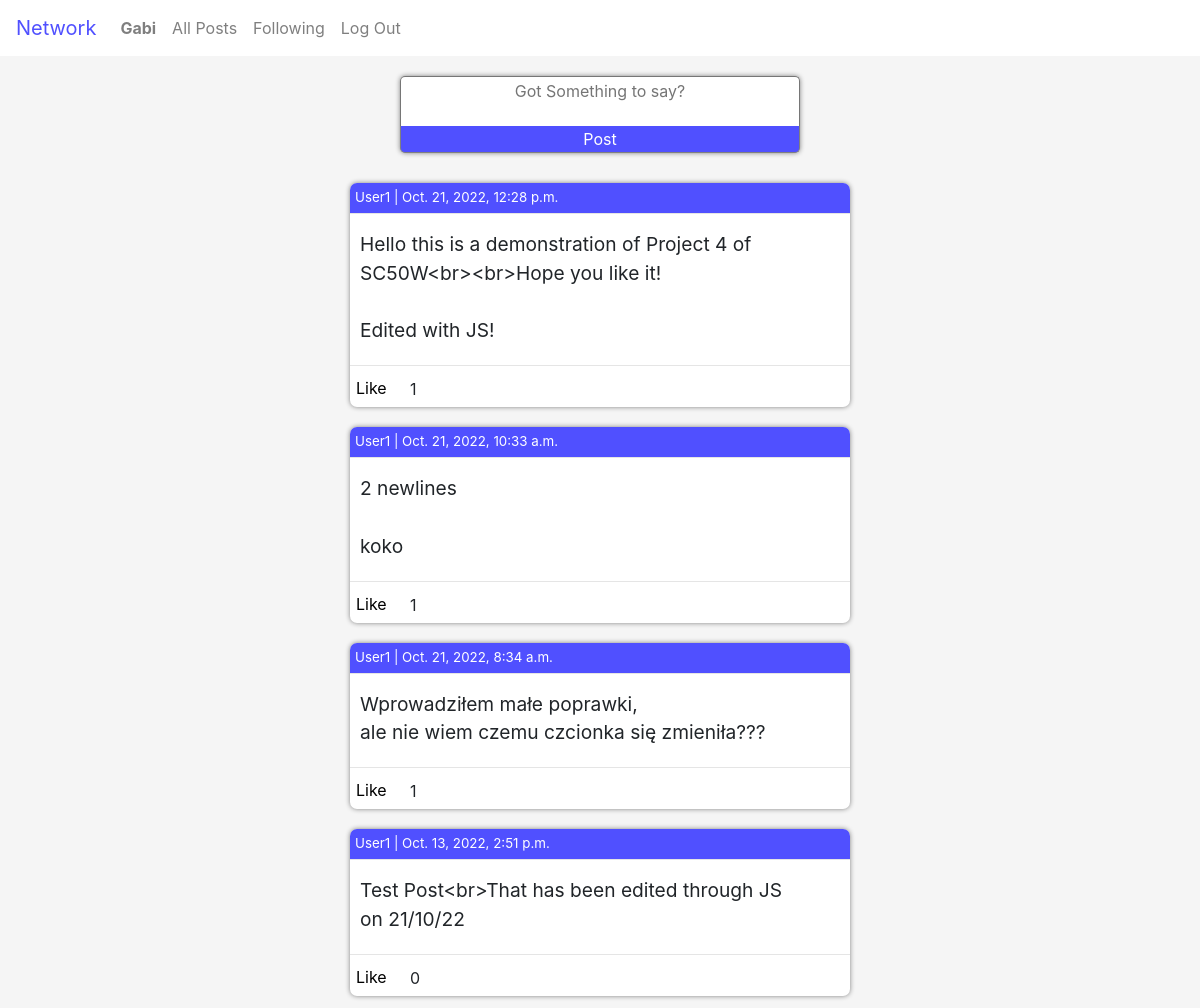
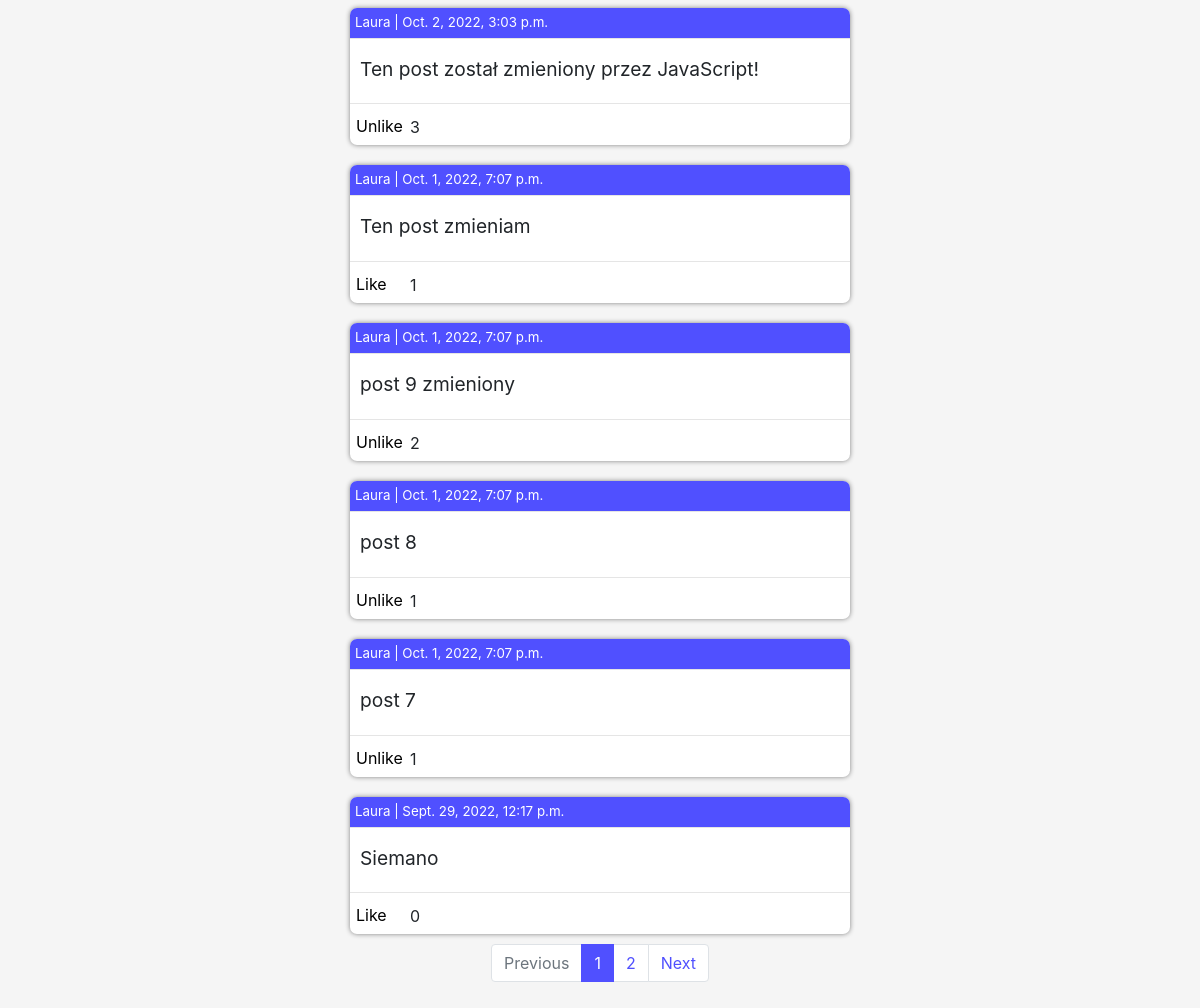
Screenshot of / (signed in) with the database file from the repository (2 pictures, top to bottom).
### network/models.py (models this page shows)
class User(AbstractUser):
    is_following = models.ManyToManyField('self', symmetrical=False, related_name='followed_by')
    followers = models.ManyToManyField('self', symmetrical=False)
    def __str__(self):
        return f'{self.username}'

class Post(models.Model):
    poster = models.ForeignKey(User, on_delete=models.CASCADE, related_name='posts')
    timestamp = models.DateTimeField(auto_now_add=True)
    body = models.TextField(max_length=300)
    likes = models.ManyToManyField(User, related_name='likes')

### network/views.py (the view, shortened to what this page needs)
# urls.py: path("", views.index, name="index"),
def index(request):
    post_form = PostForm()
    posts = Post.objects.all().order_by('-timestamp')
    paginator = Paginator(posts, 10)
    page_number = request.GET.get('page')
    page_obj = paginator.get_page(page_number)
    context = {
       'post_form': post_form,
       'page_obj': page_obj,
       'type':'index'
    }
    return render(request, "network/index.html", context)

### network/forms.py
class PostForm(ModelForm):
  class Meta:
    model = Post
    fields = ['body']
    labels = {
      'body': ''
    }
    widgets = {
      'body' : Textarea(attrs=
                        {'cols': 40,
                        'rows': 10,
                        'placeholder' : 'Got Something to say?'
                        })
    }

### network/templates/network/index.html (shortened to what this page needs)
{% extends "network/layout.html" %}
{% block body %}
    {% if type == 'index' %}
    <div id="post_form_container">
        <form action='' method='post' id='post_form_html'>
            {{post_form}}
            <input type='submit' value="Post" id='post_button'>
        </form>
    </div>
    {% endif %}
    <div id='feed'>
    {% for post in page_obj %}
        <div class='post'>
            <div class='poster'>
                <p class='poster_text'>
                <a href='{% url 'profile'  post.poster.id %}' class='profile_link'>{{post.poster}}</a>
                | {{post.timestamp}}
                </p>
            </div>
            <hr>
            <div class='post_body' id='post_div_{{ post.id }}'>
                <p class='post_body_text' id='post_{{ post.id }}'>{{post.body|linebreaksbr}}</p>
            </div>
            <hr>
            <div class='post_likes'>
                {% if request.user.is_authenticated %}
                    {% if request.user in post.likes.all %}
                        <button class='like_button' id='like_button_{{post.id}}'>Unlike</button>
                        <p class='likes' id='likes_{{post.id}}'>{{ post.likes.all.count }}</p>
                        {% elif request.user not in post.likes.all %}
                        <button class='like_button' id='like_button_{{post.id}}'>Like</button>
                        <p class='likes' id='likes_{{post.id}}'>{{ post.likes.all.count }}</p>
                    {% endif %}
                {% else %}
                    <p class='likes' id='likes_{{post.id}}' style ="position:static/">{{ post.likes.all.count }}</p>
                {% endif %}
            </div>
        </div>
    {% endfor %}
    <nav aria-label="Posts page navigation ">
        <ul class="pagination">
            {% if page_obj.has_previous%}
            <li class="page-item"><a class="page-link" href="?page={{ page_obj.previous_page_number }}">Previous</a></li>
            <li class="page-item"><a class="page-link" href="?page=1">1</a></li>
            {% else %}
            <li class="page-item disabled"><span class="page-link">Previous</span></li>
            {% endif %}
            <li class="page-item active"><span class="page-link" href="#">{{ page_obj.number }}</a></li>
            {% if page_obj.has_next %}
            <li class="page-item"><a class="page-link" href="?page={{ page_obj.next_page_number }}">{{ page_obj.next_page_number}}</a></li>
            <li class="page-item"><a class="page-link" href="?page={{ page_obj.paginator.num_pages }}">Next</a></li>
            {% else %}
            <li class="page-item disabled"><span class="page-link">Next</span></li>
            {% endif %}
        </ul>
    </nav>
    </div>
{% endblock %}

### network/templates/network/layout.html (shortened to what this page needs)
{% load static %}
<!DOCTYPE html>
<html lang="en">
    <head>
        <link rel="stylesheet" href="https://cdn.jsdelivr.net/npm/bootstrap@4.3.1/dist/css/bootstrap.min.css">
        <link href="{% static 'network/styles.css' %}" rel="stylesheet">
    </head>
    <body>
        <nav class="navbar navbar-expand-lg navbar-light">
            <a class="navbar-brand" href="{% url 'index' %}">Network</a>
            <div>
              <ul class="navbar-nav mr-auto">
                {% if user.is_authenticated %}
                    <li class="nav-item">
                        <a class="nav-link" href="{% url 'profile' request.user.id %}"><strong>{{ request.user.username }}</strong></a>
                    </li>
                {% endif %}
                <li class="nav-item">
                  <a class="nav-link" href="{% url 'index' %}">All Posts</a>
                </li>
                {% if user.is_authenticated %}
                    <li class="nav-item">
                        <a class="nav-link" href="{% url 'following' %}">Following</a>
                    </li>
                    <li class="nav-item">
                        <a class="nav-link" href="{% url 'logout' %}">Log Out</a>
                    </li>
                {% endif %}
              </ul>
            </div>
          </nav>
        <div class="body">
            {% block body %}
            {% endblock %}
        </div>
    </body>
</html>

### network/static/network/styles.css (style rules this page uses)
hr { margin-top:0 }
.navbar-light .navbar-brand { color:rgb(80, 80, 255) }
.page-item.active .page-link { background-color:rgb(80, 80, 255); border-color:rgb(80, 80, 255); }
.page-link { color: rgb(80, 80, 255); transition: 0.5s; }
#post_form_container { padding: 20px; justify-content: center; display:flex; background-color: whitesmoke; }
#id_body { border-radius:5px 5px 0 0 ; width: 400px; transition-duration: 1s; resize: none; height: 50px; display:block; border-bottom:none; text-align: center; }
#post_form_html { display:flex; justify-content: center; flex-direction: column; box-shadow: 0 0 5px gray; border-radius: 5px; }
#post_button { border-radius: 0 0 5px 5px; border:1px solid gray; border-top:none; position: relative; background-color: rgb(80, 80, 255); color:white }
#feed { padding:0 300px 10px 300px; justify-content: center; align-items: center; display: flex; flex-direction: column; background-color: whitesmoke; margin-bottom:0; }
.post { background-color: white; box-shadow:0 0 5px gray; width:500px; height:auto; min-height: 100px; margin:10px; overflow-wrap: break-word; border-radius:7px; padding:none; }
.poster { font-size: smaller; margin-bottom: none; background-color: rgb(80, 80, 255); border-radius: 7px 7px 0 0 ; padding: 5px; }
.poster_text { margin-bottom: 0; color:white }
.post_body { font-size: larger; position:relative; padding: 0 10px 0 10px; }
.post_body_text { margin: 0 0 20px 0; white-space: pre-wrap; }
.post_likes { bottom:0px; height:25px; position:relative; display:flex; flex-direction: row; margin-top:0; }
.like_button { height:25px; border:none; border-radius:0 5px 0 5px; position:absolute; left:0; background-color: transparent; transition-duration: 0.5s; bottom: 7px }
.likes { position:absolute; left:55px; padding-left:5px; bottom: -10px }
.profile_link { color:white; transition-duration: 0.5s; }

### rows the page displays
User: user.username "Gabi"
Post: poster "User1", timestamp "Oct. 21, 2022, 12:28 p.m.", body "Hello this is a demonstration of Project 4 of SC50W<br><br>Hope you like it! Edited with JS!", likes.all.count "1"
Post: poster "User1", timestamp "Oct. 21, 2022, 10:33 a.m.", body "2 newlines koko", likes.all.count "1"
Post: poster "User1", timestamp "Oct. 21, 2022, 8:34 a.m.", body "Wprowadziłem małe poprawki, ale nie wiem czemu czcionka się zmieniła???", likes.all.count "1"
Post: poster "User1", timestamp "Oct. 13, 2022, 2:51 p.m.", body "Test Post<br>That has been edited through JS on 21/10/22", likes.all.count "0"
Post: poster "Laura", timestamp "Oct. 2, 2022, 3:03 p.m.", body "Ten post został zmieniony przez JavaScript!", likes.all.count "3"
Post: poster "Laura", timestamp "Oct. 1, 2022, 7:07 p.m.", body "Ten post zmieniam", likes.all.count "1"
Post: poster "Laura", timestamp "Oct. 1, 2022, 7:07 p.m.", body "post 9 zmieniony", likes.all.count "2"
Post: poster "Laura", timestamp "Oct. 1, 2022, 7:07 p.m.", body "post 8", likes.all.count "1"
Post: poster "Laura", timestamp "Oct. 1, 2022, 7:07 p.m.", body "post 7", likes.all.count "1"
Post: poster "Laura", timestamp "Sept. 29, 2022, 12:17 p.m.", body "Siemano", likes.all.count "0"

### other values shown
{{ page_obj.number }} "1"
{{ page_obj.next_page_number }} "2"
